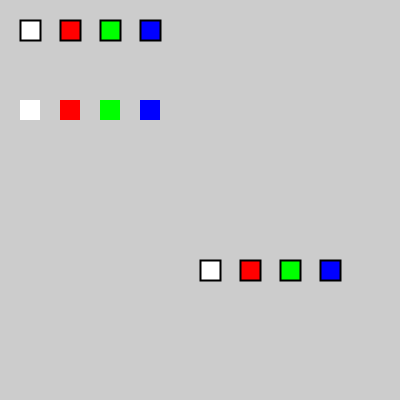
Frame 1 (no input)
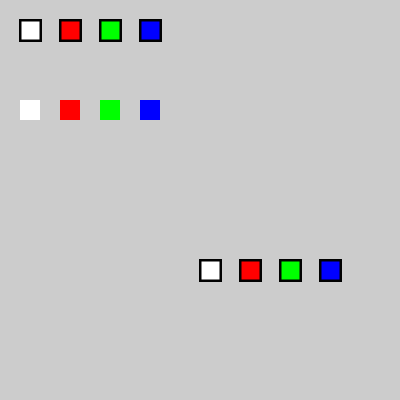
Frame 60 (the mouse pressed at the canvas centre just before this capture)
Frame 120 (the mouse held since frame 60 and released just before this capture): identical to frame 60, image omitted

The Processing sketch that drew these frames (run headless with seeded random() and noise(); from frame 60 on, the mouse is pressed at the canvas centre):

// Processing sketch: funciones01
// ── funciones01.pde
int margen =40;
void setup() {
  size(400, 400);
  strokeWeight(2);
}

void draw() {
  noStroke();
  // posX, posY, conLinea?
  semaforo(20, 20, true);
  semaforo(20, 100, false);  
  semaforo(200,260, true);
}

void semaforo(int posX, int posY, boolean conLinea) {
  if (conLinea == true){
    stroke(0);
  } else {
    noStroke();
  }
  //blanco
  fill(255, 255, 255);
  rect(posX, posY, 20, 20);
  //rojo
  fill(255, 0, 0);
  rect(posX+margen, posY, 20, 20);
  //verde
  fill(0, 255, 0);
  rect(posX+(margen*2), posY, 20, 20);
  //azul
  fill(0, 0, 255);
  rect(posX+(margen*3), posY, 20, 20);
}
